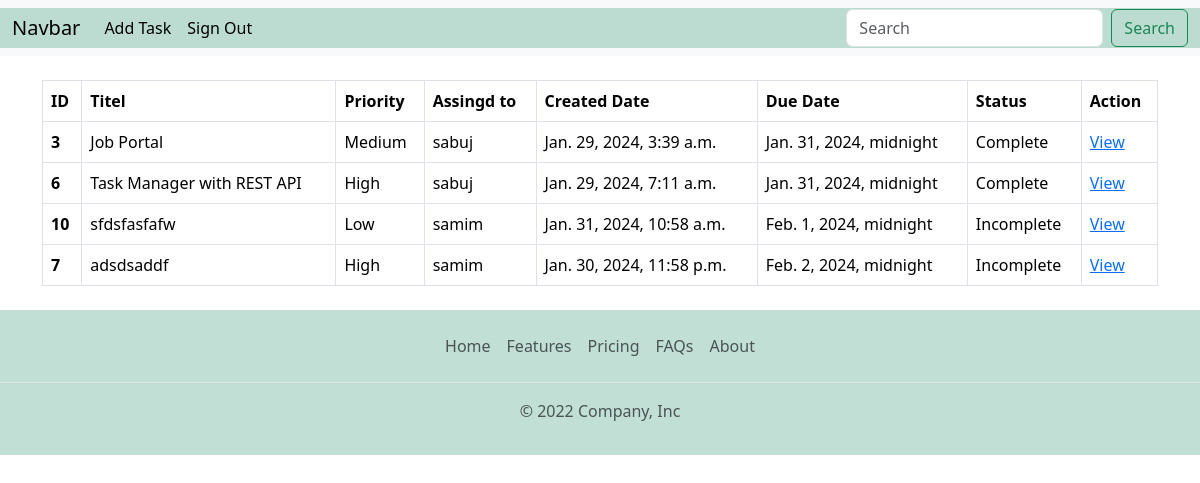
Page /task-list/?ordering=due_date on the committed database.
### task/models.py (models this page shows, shortened)
class Task(models.Model):
    PRIORITY = (('Low', 'Low'),('Medium', 'Medium'),('High', 'High'),)
    assigned_to = models.ForeignKey(CustomUser, on_delete=models.CASCADE, null=True, blank=True)
    title = models.CharField(max_length=300)
    description = models.TextField()
    due_date =models.DateTimeField()
    priority = models.CharField(choices=PRIORITY, default='Medium', max_length=20)
    is_complete = models.BooleanField(default=False)
    created_date = models.DateTimeField(auto_now_add=True, editable=False,blank=True,null=True)
    completed_date = models.DateTimeField(auto_now_add=True,editable=False,blank=True,null=True)
    updated_date = models.DateTimeField(auto_now=True)

### authentication/models.py (models this page shows)
class CustomUser(AbstractUser):
    USER_TYPE = (
        ('Admin','Admin'),('User','User'),('Staff','Staff'),
    )
    GENDER=(
        ('Male','Male'), ('Female','Female'),
    )
    BLOOD_GROUP=(
        ('A+','A+'),('A-','A-'),('AB+','AB+'),('AB-','AB-'),('B+','B+'),('B-','B-'),('O+','O+'),('O-','O-'),
    )
    phone_number= models.CharField(max_length=15,null=True,blank=True)
    date_of_birth = models.DateField(blank =True, null=True)
    address= models.CharField(max_length=200, null=True, blank=True)
    user_type= models.CharField(choices=USER_TYPE,max_length=30, null=True, blank=True)
    gender= models.CharField(choices=GENDER,max_length=10, null=True, blank=True)
    blood_group= models.CharField(choices=BLOOD_GROUP,max_length=5, null=True, blank=True)
    bio= models.CharField(max_length=300, null=True, blank=True)
    image= models.ImageField(upload_to='profile_pic',null=True, blank=True)
    otp = models.CharField(max_length=6, blank=True, null=True)
    def __str__(self):
        return self.username

### task/views.py (the view)
# urls.py: path('task-list/',task_list,name="task_list"),
def task_list(request):
    if request.method == 'GET':
        search_kay = request.GET.get('search_bar')
        filter = request.GET.get('filter')
        ordering = request.GET.get('ordering')
        priority = request.GET.get('priority')
        if search_kay:
            if Task.objects.filter(title__icontains = search_kay).exists():
                task = Task.objects.filter(title__icontains = search_kay)
            else:
                messages.warning(request,'Task not found!')
                task = Task.objects.all()
        elif ordering == 'created_date':
            task = Task.objects.all().order_by('-created_date')
        elif ordering == 'due_date':
            task = Task.objects.all().order_by('due_date')
        elif filter == 'complete':
            task = Task.objects.filter(is_complete=True)
        elif filter == 'incomplete':
            task = Task.objects.filter(is_complete=False)
        elif priority == 'all':
            task = Task.objects.all()
        elif priority == 'high':
            task = Task.objects.filter(priority='High')
        elif priority == 'medium':
            task = Task.objects.filter(priority="Medium")
        elif priority == 'low':
            task = Task.objects.filter(priority='Low')
        else:
            task = Task.objects.all()
    return render(request,'task/task.html',{'task':task, 'filter':filter})

### templates/task/task.html (shortened to what this page needs)
{% extends './base.html' %}
{% load static %}
{% block body %}
<br>
<table class="table table-bordered">
    <thead>
      <tr>
        <th scope="col">ID</th>
        <th scope="col">Titel</th>
        <th scope="col">
          <div class="dropdown">
            <a style="color: black; text-decoration: none;" href="?priority=all" class="dropbtn">Priority</a>
           </div>
        </th>
        <th scope="col">Assingd to</th>
        <th scope="col">
          <a style="color: black; text-decoration: none;" href="?ordering=created_date">Created Date</a>
        </th>
        <th scope="col">
          <a style="color: black; text-decoration: none;" href="?ordering=due_date">Due Date</a>
        </th>
        <th scope="col"><b>
          {% if filter == 'complete' %}
          <a style="color: black; text-decoration: none;" href="?filter=incomplete">Incomplete</a>
          {% elif filter == 'incomplete' %}
          <a style="color: black; text-decoration: none;" href="?filter=complete">Complete</a>
          {% else %}
          <a style="color: black; text-decoration: none;" href="?filter=complete">Status</a>
          {% endif %}
        </th>
        <th scope="col">Action</th>
      </tr>
    </thead>
    <tbody>
{% for task in task %}
      <tr>
        <th scope="row">{{task.id}}</th>
        <td>{{task.title}}</td>
        <td>{{task.priority}}</td>
        <td>{{task.assigned_to}}</td>
        <td>{{task.created_date}}</td>
        <td>{{task.due_date}}</td>
        <td>{% if task.is_complete %}
          Complete
          {% else %}
          Incomplete
          {% endif %}
        </td>
        <td><a href="{% url 'task_view' task.id %}">View</a></td>
      </tr>
      {% endfor %}
    </tbody>
  </table>
{% endblock body %}

### rows in the picture
Task: id "3", title "Job Portal", priority "Medium", assigned_to "sabuj", created_date "Jan. 29, 2024, 3:39 a.m.", due_date "Jan. 31, 2024, midnight", is_complete "Complete"
Task: id "6", title "Task Manager with REST API", priority "High", assigned_to "sabuj", created_date "Jan. 29, 2024, 7:11 a.m.", due_date "Jan. 31, 2024, midnight", is_complete "Complete"
Task: id "10", title "sfdsfasfafw", priority "Low", assigned_to "samim", created_date "Jan. 31, 2024, 10:58 a.m.", due_date "Feb. 1, 2024, midnight", is_complete "Incomplete"
Task: id "7", title "adsdsaddf", priority "High", assigned_to "samim", created_date "Jan. 30, 2024, 11:58 p.m.", due_date "Feb. 2, 2024, midnight", is_complete "Incomplete"
